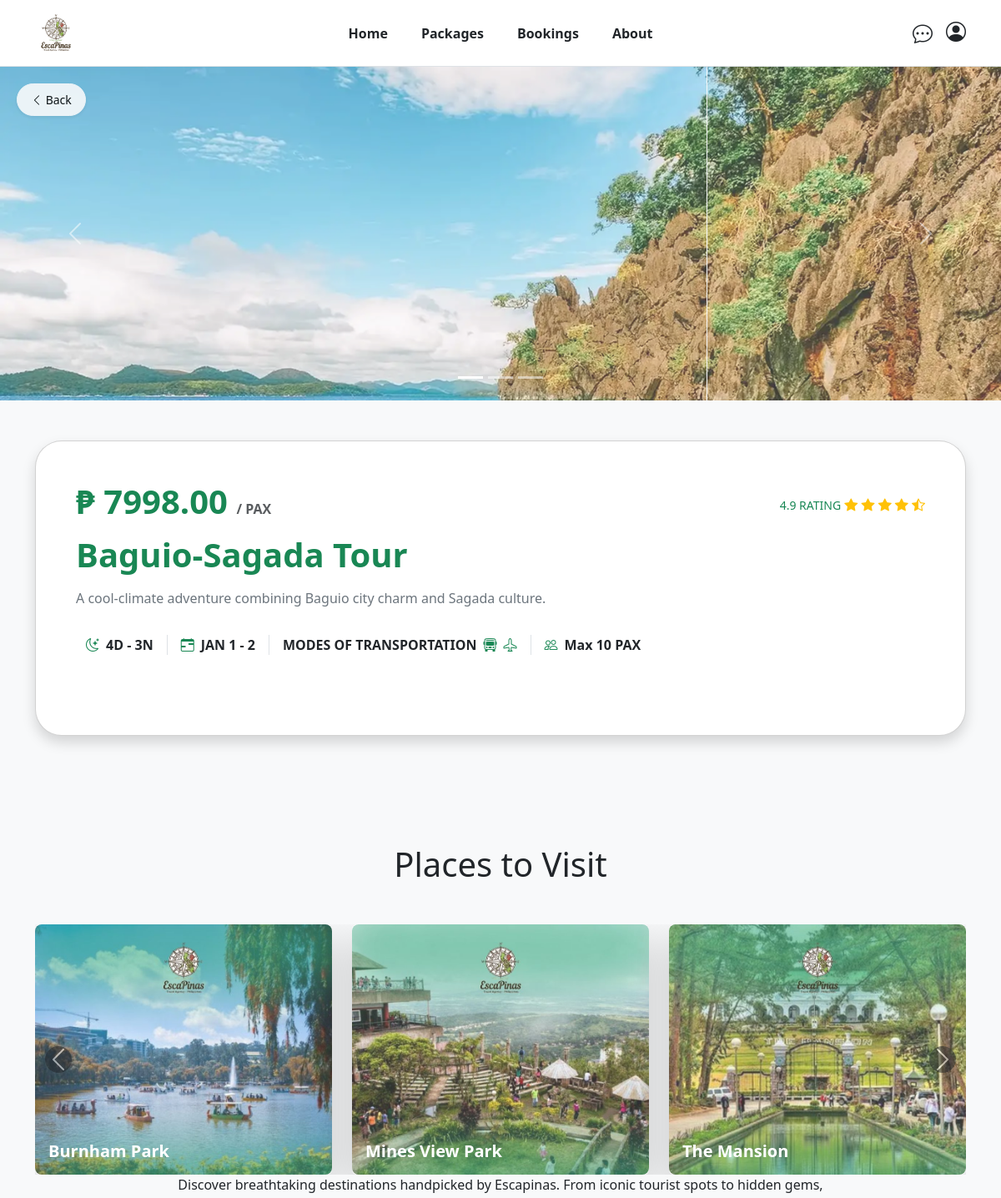
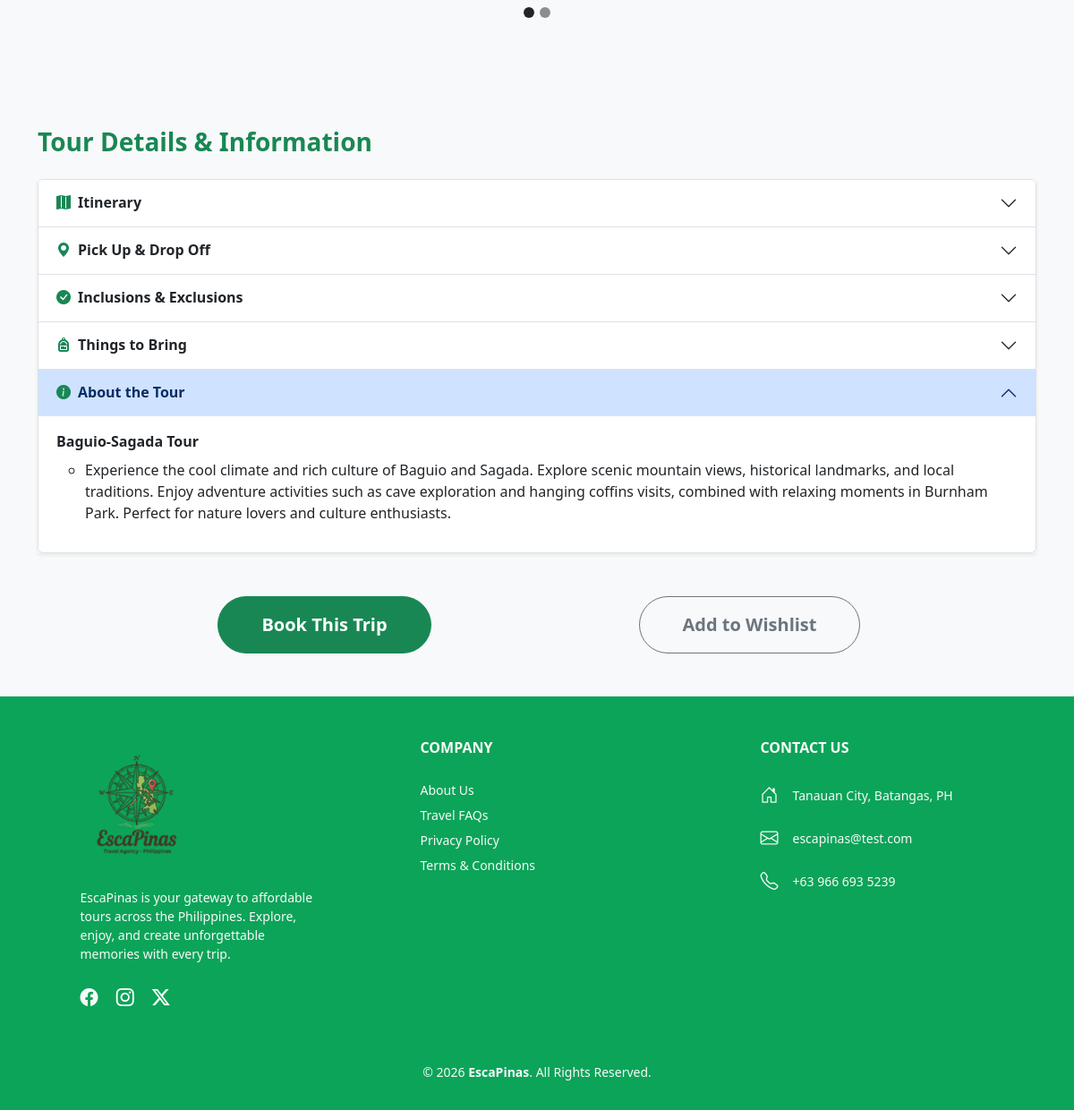
Page /frontend/packageView.php?tour_id=1 on the committed database (2 pictures, top to bottom).
### tables this page shows
CREATE TABLE `tour_packages` (
  `tour_id` int(11) NOT NULL,
  `destination_id` int(11) DEFAULT NULL,
  `tour_name` varchar(150) DEFAULT NULL,
  `duration_days` int(11) DEFAULT NULL,
  `duration_nights` int(11) DEFAULT NULL,
  `description` text DEFAULT NULL,
  `price` decimal(10,2) DEFAULT NULL,
  `status` enum('Available','Unavailable') DEFAULT NULL,
  `image` varchar(255) DEFAULT NULL
);

CREATE TABLE `tour_place` (
  `place_id` int(11) NOT NULL,
  `tour_id` int(11) DEFAULT NULL,
  `place_name` varchar(150) DEFAULT NULL,
  `day_number` int(11) DEFAULT NULL,
  `image` varchar(255) DEFAULT NULL
);

CREATE TABLE `tour_about` (
  `about_id` int(11) NOT NULL,
  `tour_id` int(11) NOT NULL,
  `description` text NOT NULL
);

### frontend/php/connect.php (called while the page is built, shortened)
<?php
  function executeQuery($query){
    $conn = $GLOBALS['conn'];
    return mysqli_query($conn, $query);
  }
?>

### frontend/packageView.php (the view, shortened to what this page needs)
<?php
include("php/connect.php");
$tour_id = isset($_GET['tour_id']) ? $_GET['tour_id'] : die("Tour ID not found.");
$tourQuery = "SELECT tp.*, d.destination_name, r.island_name
              FROM tour_packages tp
              JOIN destinations d ON tp.destination_id = d.destination_id
              JOIN regions r ON d.island_id = r.island_id
              WHERE tp.tour_id = $tour_id";
$tourResult = executeQuery($tourQuery);
$tour = mysqli_fetch_assoc($tourResult);
$placesQuery = "SELECT * FROM tour_place WHERE tour_id = $tour_id";
$placesResult = executeQuery($placesQuery);
$aboutQuery = "SELECT * FROM tour_about WHERE tour_id = $tour_id";
$aboutResult = executeQuery($aboutQuery);
$about = mysqli_fetch_assoc($aboutResult);
?>
<!doctype html>
<html lang="en">
<head>
  <link href="https://cdn.jsdelivr.net/npm/bootstrap@5.3.2/dist/css/bootstrap.min.css" rel="stylesheet">
  <link href="https://cdn.jsdelivr.net/npm/bootstrap-icons@1.11.1/font/bootstrap-icons.css" rel="stylesheet">
  <link rel="stylesheet" href="assets/css/style.css">
</head>
<body class="bg-light">
    <?php include "components/navbar.php"; ?>
    <div class="container-fluid p-0">
        <div class="row g-0">
            <div class="col">
                <div id="carouselExampleIndicators" class="carousel slide" data-bs-ride="carousel">
                    <a href="javascript:history.back()" class="btn btn-light btn-sm position-absolute rounded-pill shadow-sm px-3 py-2" style="top: 20px; left: 20px; z-index: 1050; opacity: 0.9;"><i class="bi bi-chevron-left"></i> Back</a>
                    <div class="carousel-indicators">
                        <button type="button" data-bs-target="#carouselExampleIndicators" data-bs-slide-to="0" class="active" aria-current="true" aria-label="Slide 1"></button>
                        <button type="button" data-bs-target="#carouselExampleIndicators" data-bs-slide-to="1" aria-label="Slide 2"></button>
                        <button type="button" data-bs-target="#carouselExampleIndicators" data-bs-slide-to="2" aria-label="Slide 3"></button>
                    </div>
                    <div class="carousel-inner">
                        <div class="carousel-item active" style="height: 50vh; min-height: 300px;">
                            <img src="assets/images/banner.png" class="d-block w-100 h-100" style="object-fit: cover;" alt="...">
                        </div>
                    </div>
                    <button class="carousel-control-prev" type="button" data-bs-target="#carouselExampleIndicators" data-bs-slide="prev">
                        <span class="carousel-control-prev-icon" aria-hidden="true"></span>
                    </button>
                    <button class="carousel-control-next" type="button" data-bs-target="#carouselExampleIndicators" data-bs-slide="next">
                        <span class="carousel-control-next-icon" aria-hidden="true"></span>
                    </button>
                </div>
            </div>
        </div>
    </div>
   <div class="container my-5 mb-5">
        <div class="row">
            <div class="col-12">
                <div class="card shadow p-5 rounded-5">
                    <div class="mb-2 d-flex justify-content-between align-items-center flex-wrap">
                        <h1 class="fw-bold text-success ">₱ <?php echo htmlspecialchars($tour['price']); ?> <small class="fw-bold text-muted fs-6 fw-normal">/ PAX</small></h1>
                        <div class="text-warning fs-6">
                            <span class="text-success small ms-2">4.9 RATING</span>
                            <i class="bi bi-star-fill"></i>
                            <i class="bi bi-star-fill"></i>
                            <i class="bi bi-star-fill"></i>
                            <i class="bi bi-star-fill"></i>
                            <i class="bi bi-star-half"></i>
                        </div>
                    </div>
                    <div class="mb-3">
                        <h1 class="fw-bold text-success mb-3"><?php echo htmlspecialchars($tour['tour_name']); ?></h1>
                        <p class="text-secondary leading-relaxed">
                            <?php echo htmlspecialchars($tour['description']); ?>
                        </p>
                    </div>
                    <div class="row mb-5 justify-content-start g-2">
                        <div class="col-auto d-flex align-items-center gap-2 px-3">
                            <i class="bi bi-moon-stars text-success fs-6"></i>
                            <span class="fw-bold"><?php echo htmlspecialchars($tour['duration_days']); ?>D - <?php echo htmlspecialchars($tour['duration_nights']); ?>N</span>
                        </div>
                        <div class="col-auto d-flex align-items-center gap-2 px-3 border-start">
                            <i class="bi bi-calendar-range text-success fs-6"></i>
                            <span class="fw-bold">JAN 1 - 2</span>
                        </div>
                        <div class="col-auto d-flex align-items-center gap-2 px-3 border-start">
                            <span class="fw-bold">MODES OF TRANSPORTATION</span>
                            <i class="bi bi-bus-front text-success fs-6"></i>
                            <i class="bi bi-airplane text-success fs-6"></i>
                        </div>
                        <div class="col-auto d-flex align-items-center gap-2 px-3 border-start">
                            <i class="bi bi-people text-success fs-6"></i>
                            <span class="fw-bold">Max 10 PAX</span>
                        </div>
                    </div>
                </div>
            </div>
        </div>
    </div>
    <div class="container-fluid p-0 position-relative mb-5" style="height: 600px;">
        <div class="container position-absolute top-50 start-50 translate-middle">
            <div class="row">
                <div class="col">
                    <h1 class="text-center mb-5 text-dark">Places to Visit</h1>
                    <div id="carouselExample" class="carousel slide" data-bs-ride="carousel">
                        <div class="carousel-indicators" style="bottom: -50px;">
                            <button type="button" data-bs-target="#carouselExample" data-bs-slide-to="0" class="active bg-dark rounded-circle" style="width: 12px; height: 12px;" aria-current="true" aria-label="Slide 1"></button>
                            <button type="button" data-bs-target="#carouselExample" data-bs-slide-to="1" class="bg-dark rounded-circle" style="width: 12px; height: 12px;" aria-label="Slide 2">
                            </button>
                        </div>
                        <div class="carousel-inner">
                            <?php
                            $count = 0;
                            $isActive = true;
                            if (mysqli_num_rows($placesResult) > 0):
                                while ($place = mysqli_fetch_assoc($placesResult)):
                                    if ($count % 3 == 0): ?>
                                        <div class="carousel-item <?php echo $isActive ? 'active' : ''; ?>">
                                            <div class="row g-4">
                                    <?php
                                    $isActive = false;
                                    endif;
                                    ?>
                                    <div class="col-4">
                                        <div class="card destination-card border-0 shadow-lg">
                                            <img src="<?php echo htmlspecialchars($place['image']); ?>" class="card-img rounded-3" style="height: 300px; object-fit: cover;">
                                            <div class="card-img-overlay d-flex align-items-end p-3">
                                                <div class="card-img-overlay d-flex align-items-end p-3">
                                                    <h5 class="text-white fw-bold m-0"><?php echo htmlspecialchars($place['place_name']); ?></h5>
                                                </div>
                                            </div>
                                        </div>
                                    </div>
                                    <?php
                                    $count++;
                                    if ($count % 3 == 0 || $count == mysqli_num_rows($placesResult)): ?>
                                            </div>
                                        </div>
                                    <?php endif; ?>
                                <?php endwhile; ?>
                            <?php else: ?>
                                <div class="carousel-item active">
                                    <p class="text-center text-muted">No specific places listed for this tour yet.</p>
                                </div>
                            <?php endif; ?>
                        </div>
                        <button class="carousel-control-prev" type="button" data-bs-target="#carouselExample" data-bs-slide="prev"
                                style="left: 0; width: 5%;"> <span class="carousel-control-prev-icon bg-dark rounded-circle" aria-hidden="true"></span>
                        </button>
                        <button class="carousel-control-next" type="button" data-bs-target="#carouselExample" data-bs-slide="next"
                                style="right: 0; width: 5%;">
                            <span class="carousel-control-next-icon bg-dark rounded-circle" aria-hidden="true"></span>
                        </button>
                        <p class="text-center text-dark">Discover breathtaking destinations handpicked by Escapinas. From iconic tourist spots to hidden gems,</p>
                    </div>
                </div>
            </div>
        </div>
    </div>
   <div class="container my-5">
        <div class="row">
            <div class="col-12">
                <h3 class="fw-bold text-success mb-4">Tour Details & Information</h3>
                <div class="accordion shadow-sm" id="accordionExample">
                    <div class="accordion-item">
                        <h2 class="accordion-header" id="headingOne">
                            <button class="accordion-button collapsed fw-bold" type="button" data-bs-toggle="collapse" data-bs-target="#collapseOne" aria-expanded="false" aria-controls="collapseOne">
                                <i class="bi bi-map-fill me-2 text-success"></i> Itinerary
                            </button>
                        </h2>
                    </div>
                    <div class="accordion-item">
                        <h2 class="accordion-header" id="headingTwo">
                            <button class="accordion-button collapsed fw-bold" type="button" data-bs-toggle="collapse" data-bs-target="#collapseTwo" aria-expanded="false" aria-controls="collapseTwo">
                                <i class="bi bi-geo-alt-fill me-2 text-success"></i> Pick Up & Drop Off
                            </button>
                        </h2>
                    </div>
                    <div class="accordion-item">
                        <h2 class="accordion-header" id="headingThree">
                            <button class="accordion-button collapsed fw-bold" type="button" data-bs-toggle="collapse" data-bs-target="#collapseThree" aria-expanded="false" aria-controls="collapseThree">
                                <i class="bi bi-check-circle-fill me-2 text-success"></i> Inclusions & Exclusions
                            </button>
                        </h2>
                    </div>
                    <div class="accordion-item">
                        <h2 class="accordion-header" id="headingFour">
                            <button class="accordion-button collapsed fw-bold" type="button" data-bs-toggle="collapse" data-bs-target="#collapseFour" aria-expanded="false" aria-controls="collapseFour">
                                <i class="bi bi-backpack-fill me-2 text-success"></i> Things to Bring
                            </button>
                        </h2>
                    </div>
                     <div class="accordion-item">
                        <h2 class="accordion-header" id="headingFive">
                            <button class="accordion-button fw-bold" type="button" data-bs-toggle="collapse" data-bs-target="#collapseFive" aria-expanded="true" aria-controls="collapseFive">
                                <i class="bi bi-info-circle-fill me-2 text-success"></i> About the Tour
                            </button>
                        </h2>
                        <div id="collapseFive" class="accordion-collapse collapse show" aria-labelledby="headingFive" data-bs-parent="#accordionExample">
                            <div class="accordion-body">
                                <ul class="list-unstyled">
                                        <li class="mb-2"><strong><?php echo htmlspecialchars($tour['tour_name']); ?></strong></li>
                                            <ul>
                                                <li class="mb-2"><?php echo htmlspecialchars($about['description']); ?></li>
                                            </ul>
                                    </ul>
                            </div>
                        </div>
                    </div>
                </div>
            </div>
        </div>
    </div>
    <div class="container">
        <div class="row text-center justify-content-center mb-5">
            <div class="col-10">
                <div class="row">
                    <div class="col-6">
                       <a href="bookingForm.php">  <button class="btn btn-success px-5 btn-lg py-3 fw-bold rounded-pill">Book This Trip</button> </a>
                    </div>
                    <div class="col-6">
                     <a href="wishlist.php">  <button class="btn btn-outline-secondary px-5 btn-lg py-3 fw-bold rounded-pill">Add to Wishlist</button> </a>
                    </div>
                </div>
            </div>
        </div>
    </div>
    <?php include "components/footer.php"; ?>
</body>
</html>

### rows in the picture
tour_packages: price "7998.00", tour_name "Baguio-Sagada Tour", description "A cool-climate adventure combining Baguio city charm and Sagada culture.", duration_days "4", duration_nights "3"
tour_place: image (picture), place_name "Burnham Park"
tour_place: image (picture), place_name "Mines View Park"
tour_place: image (picture), place_name "The Mansion"
tour_about: description "Experience the cool climate and rich culture of Baguio and Sagada. Explore scenic mountain views, historical landmarks, and local traditions. Enjoy adventure activities such as cave exploration and hanging coffins visits, combined with relaxing moments in Burnham Park. Perfect for nature lovers and culture enthusiasts."
